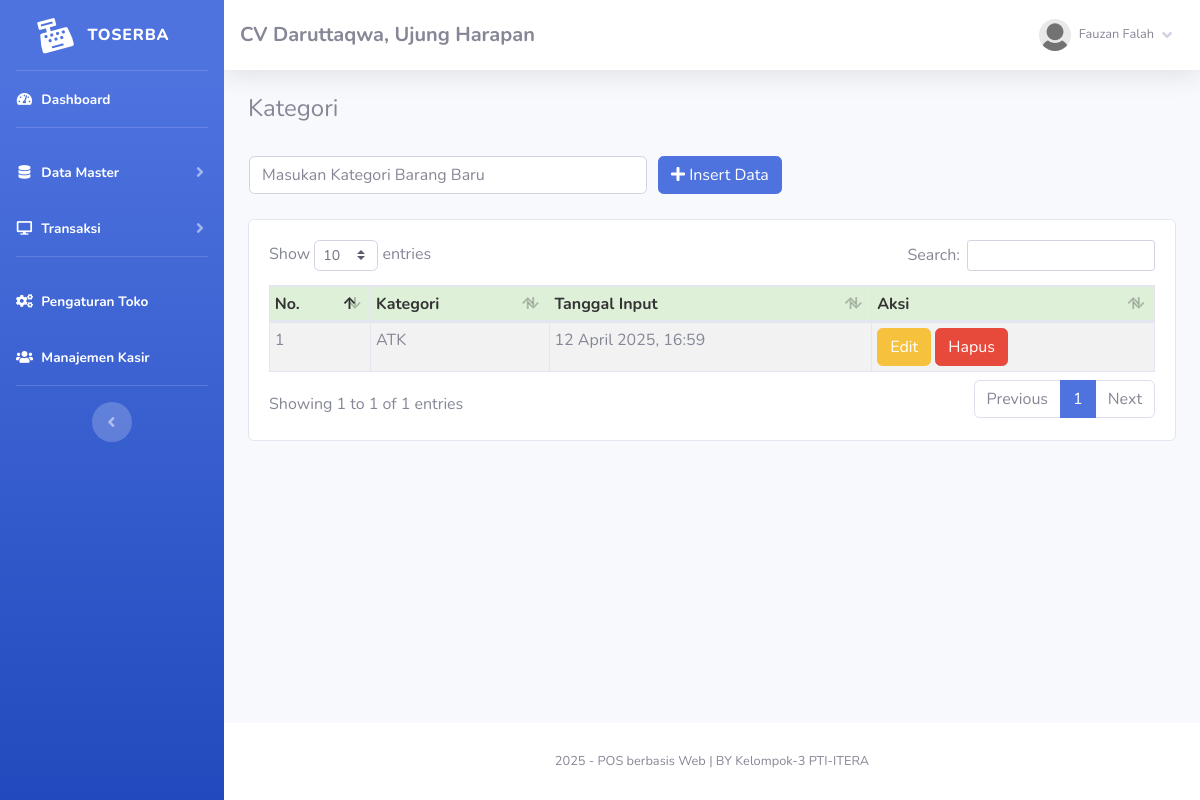
Screenshot of /index.php?page=kategori (signed in) with the database file from the repository.
### tables this page shows
CREATE TABLE `toko` (
  `id_toko` int(11) NOT NULL,
  `nama_toko` varchar(255) NOT NULL,
  `alamat_toko` text NOT NULL,
  `tlp` varchar(255) NOT NULL,
  `nama_pemilik` varchar(255) NOT NULL
);

CREATE TABLE `member` (
  `id_member` int(11) NOT NULL,
  `nm_member` varchar(255) NOT NULL,
  `alamat_member` text NOT NULL,
  `telepon` varchar(255) NOT NULL,
  `email` varchar(255) NOT NULL,
  `gambar` text NOT NULL,
  `NIK` text NOT NULL
);

CREATE TABLE `kategori` (
  `id_kategori` int(11) NOT NULL,
  `nama_kategori` varchar(255) NOT NULL,
  `tgl_input` varchar(255) NOT NULL
);

### fungsi/view/view.php (called while the page is built, shortened)
<?php
class view
{
    protected $db;
    public function __construct($db)
    {
        $this->db = $db;
    }
    public function member_edit($id)
    {
        $sql = "select member.*, login.*
                from member inner join login on member.id_member = login.id_member
                where member.id_member= ?";
        $row = $this-> db -> prepare($sql);
        $row -> execute(array($id));
        $hasil = $row -> fetch();
        return $hasil;
    }
    public function toko()
    {
        $sql = "select*from toko where id_toko='1'";
        $row = $this-> db -> prepare($sql);
        $row -> execute();
        $hasil = $row -> fetch();
        return $hasil;
    }
    public function kategori()
    {
        $sql = "select*from kategori";
        $row = $this-> db -> prepare($sql);
        $row -> execute();
        $hasil = $row -> fetchAll();
        return $hasil;
    }
}

### admin/module/kategori/index.php (the view, shortened to what this page needs)
<h4>Kategori</h4>
<br />
<?php
	if(!empty($_GET['uid'])){
	$sql = "SELECT * FROM kategori WHERE id_kategori = ?";
	$row = $config->prepare($sql);
	$row->execute(array($_GET['uid']));
	$edit = $row->fetch();
?>
<form method="POST" action="fungsi/edit/edit.php?kategori=edit">
    <table>
        <tr>
            <td style="width:25pc;"><input type="text" class="form-control" value="<?= $edit['nama_kategori'];?>"
                    required name="kategori" placeholder="Masukan Kategori Barang Baru">
                <input type="hidden" name="id" value="<?= $edit['id_kategori'];?>">
            </td>
            <td style="padding-left:10px;"><button id="tombol-simpan" class="btn btn-primary"><i class="fa fa-edit"></i>
                    Ubah Data</button></td>
        </tr>
    </table>
</form>
<?php }else{?>
<form method="POST" action="fungsi/tambah/tambah.php?kategori=tambah">
    <table>
        <tr>
            <td style="width:25pc;"><input type="text" class="form-control" required name="kategori"
                    placeholder="Masukan Kategori Barang Baru"></td>
            <td style="padding-left:10px;"><button id="tombol-simpan" class="btn btn-primary"><i class="fa fa-plus"></i>
                    Insert Data</button></td>
        </tr>
    </table>
</form>
<?php }?>
<br />
<div class="card card-body">
    <div class="table-responsive">
        <table class="table table-bordered table-striped table-sm" id="example1">
            <thead>
                <tr style="background:#DFF0D8;color:#333;">
                    <th>No.</th>
                    <th>Kategori</th>
                    <th>Tanggal Input</th>
                    <th>Aksi</th>
                </tr>
            </thead>
            <tbody>
                <?php
				$hasil = $lihat -> kategori();
				$no=1;
				foreach($hasil as $isi){
			?>
                <tr>
                    <td><?php echo $no;?></td>
                    <td><?php echo $isi['nama_kategori'];?></td>
                    <td><?php echo $isi['tgl_input'];?></td>
                    <td>
                        <a href="index.php?page=kategori&uid=<?php echo $isi['id_kategori'];?>"><button
                                class="btn btn-warning">Edit</button></a>
                        <a href="fungsi/hapus/hapus.php?kategori=hapus&id=<?php echo $isi['id_kategori'];?>"
                            onclick="javascript:return confirm('Hapus Data Kategori ?');"><button
                                class="btn btn-danger">Hapus</button></a>
                    </td>
                </tr>
                <?php $no++; }?>
            </tbody>
        </table>
    </div>
</div>

### admin/template/sidebar.php (shortened to what this page needs)
<?php
    $id = $_SESSION['admin']['id_member'];
    $hasil_profil = $lihat -> member_edit($id);
?>
<ul class="navbar-nav bg-gradient-primary sidebar sidebar-dark accordion" id="accordionSidebar">
    <a class="sidebar-brand d-flex align-items-center justify-content-center" href="index.php">
        <div class="sidebar-brand-icon rotate-n-15">
            <i class="fas fa-cash-register"></i>
        </div>
        <div class="sidebar-brand-text mx-3">TOSERBA<sup></sup></div>
    </a>
    <hr class="sidebar-divider my-0">
    <li class="nav-item active">
        <a class="nav-link" href="index.php">
            <i class="fas fa-fw fa-tachometer-alt"></i>
            <span>Dashboard</span></a>
    </li>
    <hr class="sidebar-divider">
    <li class="nav-item active">
        <a class="nav-link collapsed" href="#" data-toggle="collapse" data-target="#collapseTwo" aria-expanded="true"
            aria-controls="collapseTwo">
            <i class="fas fa-fw fa-database"></i>
            <span>Data Master</span>
        </a>
    </li>
    <li class="nav-item active">
        <a class="nav-link collapsed" href="#" data-toggle="collapse" data-target="#collapse3" aria-expanded="true"
            aria-controls="collapse3">
            <i class="fas fa-fw fa-desktop"></i>
            <span>Transaksi</span>
        </a>
    </li>
    <?php if ($_SESSION['role'] == 'admin') { ?>
        <hr class="sidebar-divider">
        <li class="nav-item active">
            <a class="nav-link" href="index.php?page=pengaturan">
                <i class="fas fa-fw fa-cogs"></i>
                <span>Pengaturan Toko</span>
            </a>
        </li>
        <?php } ?>
        <?php if($_SESSION['admin']['role'] == 'admin'){ ?>
            <li class="nav-item active">
                <a class="nav-link" href="index.php?page=kasir">
                    <i class="fas fa-users"></i>
                    <span>Manajemen Kasir</span>
                </a>
            </li>
            <?php } ?>
            <hr class="sidebar-divider d-none d-md-block">
    <div class="text-center d-none d-md-inline">
        <button class="rounded-circle border-0" id="sidebarToggle"></button>
    </div>
    </ul>
<div id="content-wrapper" class="d-flex flex-column">
    <div id="content">
        <nav class="navbar navbar-expand navbar-light bg-white topbar mb-4 static-top shadow">
            <h5 class="d-lg-block d-none mt-2"><b><?php echo $toko['nama_toko'];?>, <?php echo $toko['alamat_toko'];?></b></h5>
            <ul class="navbar-nav ml-auto">
                <li class="nav-item dropdown no-arrow">
                    <a class="nav-link dropdown-toggle" href="#" id="userDropdown" role="button" data-toggle="dropdown"
                        aria-haspopup="true" aria-expanded="false">
                        <img class="img-profile rounded-circle"
                            src="assets/img/user/<?php echo $hasil_profil['gambar'];?>">
                        <span
                            class="mr-2 d-none d-lg-inline text-gray-600 small ml-2"><?php echo $hasil_profil['nm_member'];?></span>
                        <i class="fas fa-angle-down"></i>
                    </a>
                </li>
            </ul>
        </nav>
        <div class="container-fluid">

### rows the page displays
toko: nama_toko "CV Daruttaqwa", alamat_toko "Ujung Harapan"
kategori: nama_kategori "ATK", tgl_input "12 April 2025, 16:59"

### other values shown
$hasil_profil['nm_member'] "Fauzan Falah"
